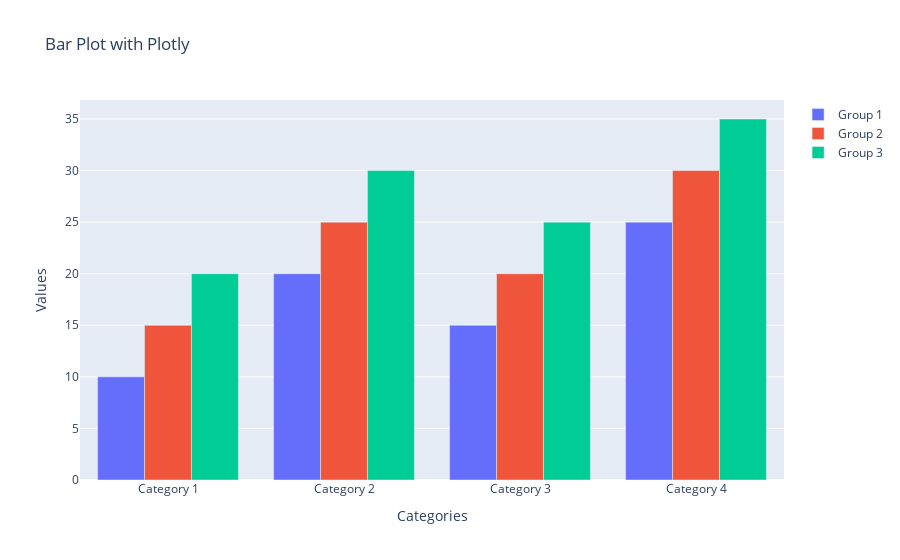

The notebook cell saved with this chart:
### Code cell
categories = ['Category 1', 'Category 2', 'Category 3', 'Category 4']
group1 = [10, 20, 15, 25]  # Data for Group 1
group2 = [15, 25, 20, 30]  # Data for Group 2
group3 = [20, 30, 25, 35]  # Data for Group 3

# Create traces for each group
trace1 = go.Bar(x=categories, y=group1, name='Group 1')
trace2 = go.Bar(x=categories, y=group2, name='Group 2')
trace3 = go.Bar(x=categories, y=group3, name='Group 3')

# Define layout
layout = go.Layout(title='Bar Plot with Plotly',
                   xaxis=dict(title='Categories'),
                   yaxis=dict(title='Values'))

# Create figure object
fig = go.Figure(data=[trace1, trace2, trace3], layout=layout)

# Show plot
fig.show()

### Figure 1 — Plotly figure (JSON) as saved in the notebook; plotly's stock layout.template omitted (floating-point values rounded to 4 significant figures)
{"data": [{"name": "Group 1", "type": "bar", "x": ["Category 1", "Category 2", "Category 3", "Category 4"], "y": [10, 20, 15, 25]}, {"name": "Group 2", "type": "bar", "x": ["Category 1", "Category 2", "Category 3", "Category 4"], "y": [15, 25, 20, 30]}, {"name": "Group 3", "type": "bar", "x": ["Category 1", "Category 2", "Category 3", "Category 4"], "y": [20, 30, 25, 35]}], "layout": {"title": {"text": "Bar Plot with Plotly"}, "xaxis": {"title": {"text": "Categories"}}, "yaxis": {"title": {"text": "Values"}}}}
